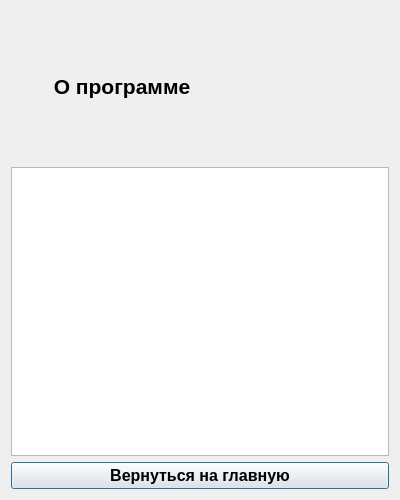
<?xml version="1.0" encoding="UTF-8"?>
<ui version="4.0">
 <class>Dialog</class>
 <widget class="QDialog" name="Dialog">
  <property name="geometry">
   <rect>
    <x>0</x>
    <y>0</y>
    <width>400</width>
    <height>500</height>
   </rect>
  </property>
  <property name="minimumSize">
   <size>
    <width>400</width>
    <height>500</height>
   </size>
  </property>
  <property name="maximumSize">
   <size>
    <width>400</width>
    <height>500</height>
   </size>
  </property>
  <property name="windowTitle">
   <string>О программе...</string>
  </property>
  <layout class="QGridLayout" name="gridLayout_2">
   <item row="0" column="0">
    <layout class="QGridLayout" name="gridLayout" columnstretch="2,1">
     <item row="0" column="0">
      <widget class="QLabel" name="nameLabel">
       <property name="font">
        <font>
         <pointsize>16</pointsize>
         <weight>75</weight>
         <bold>true</bold>
        </font>
       </property>
       <property name="text">
        <string>О программе</string>
       </property>
       <property name="alignment">
        <set>Qt::AlignCenter</set>
       </property>
       <property name="wordWrap">
        <bool>true</bool>
       </property>
      </widget>
     </item>
     <item row="0" column="1">
      <widget class="QLabel" name="logoLabel">
       <property name="minimumSize">
        <size>
         <width>150</width>
         <height>150</height>
        </size>
       </property>
       <property name="maximumSize">
        <size>
         <width>150</width>
         <height>150</height>
        </size>
       </property>
       <property name="text">
        <string/>
       </property>
       <property name="scaledContents">
        <bool>true</bool>
       </property>
      </widget>
     </item>
     <item row="1" column="0" colspan="2">
      <widget class="QTextEdit" name="infoTextEdit">
       <property name="readOnly">
        <bool>true</bool>
       </property>
      </widget>
     </item>
     <item row="2" column="0" colspan="2">
      <widget class="QPushButton" name="okPushButton">
       <property name="font">
        <font>
         <pointsize>12</pointsize>
         <weight>75</weight>
         <bold>true</bold>
        </font>
       </property>
       <property name="text">
        <string>Вернуться на главную</string>
       </property>
      </widget>
     </item>
    </layout>
   </item>
  </layout>
 </widget>
 <resources/>
 <connections/>
</ui>
